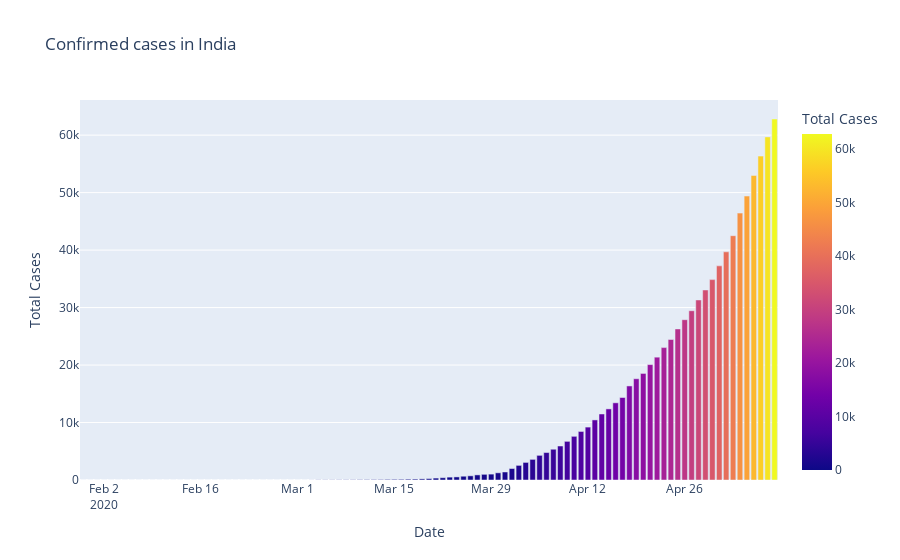

The notebook cell saved with this chart:
### Code cell
#Matplotlib
fig=plt.figure(figsize=(10,5),dpi=200)
axes=fig.add_axes([0.1,0.1,0.8,0.8])
axes.bar(db_India["Date"],db_India["Total Cases"],color='blue')
axes.set_xlabel("Date")
axes.set_ylabel("Total Cases")
axes.set_title("Confirmed cases in India")
plt.show()

#Plotly bar express
fig=px.bar(db_India,x="Date",y="Total Cases",color="Total Cases",title="Confirmed cases in India")
fig.show()
